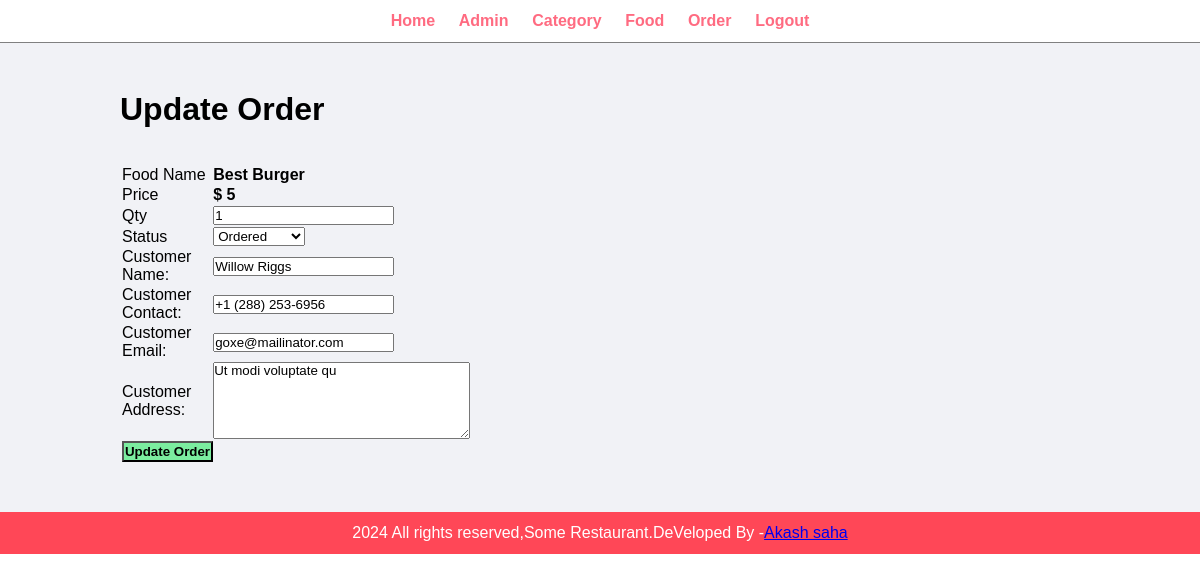
Page /admin/update-order.php?id=11 (signed in) on the committed database.
### tables this page shows
CREATE TABLE `tbl_order` (
  `id` int(10) UNSIGNED NOT NULL,
  `food` varchar(150) NOT NULL,
  `price` decimal(10,0) NOT NULL,
  `qty` int(11) NOT NULL,
  `total` decimal(10,0) NOT NULL,
  `order_date` timestamp NOT NULL DEFAULT current_timestamp() ON UPDATE current_timestamp(),
  `status` varchar(50) NOT NULL,
  `customer_name` varchar(150) NOT NULL,
  `customer_contact` varchar(20) NOT NULL,
  `customer_email` varchar(150) NOT NULL,
  `customer_address` varchar(255) NOT NULL
);

### admin/update-order.php (the view, shortened to what this page needs)
<?php include('partials/menu.php'); ?>
<div class="main-content">
 <div class="wrapper">
  <h1>Update Order</h1>
  <br><br>
<?php
if(isset($_GET['id']))
{
$id=$_GET['id'];
$sql="SELECT * FROM tbl_order WHERE id=$id";
$res=mysqli_query($conn,$sql);
$count = mysqli_num_rows($res);
if($count==1)
{
$row=mysqli_fetch_assoc($res);
$food =$row['food'];
$price=$row['price'];
$qty=$row['qty'];
$status=$row['status'];
$customer_name=$row['customer_name'];
$customer_contact=$row['customer_contact'];
$customer_email=$row['customer_email'];
$customer_address=$row['customer_address'];
}
else
{
header('location:'.SITEURL.'admin/manage-order.php');
}
}
else
{
  header('location:'.SITEURL.'admin/manage-order.php');
}
?>
  <form action="" method="POST">
<table class="tbl-30">
<tr>
<td>Food Name</td>
<td><b><?php echo $food; ?></b></td>
</tr>
<tr>
  <td>Price</td>
  <td>
    <b>$ <?php echo $price; ?></b>
  </td>
</tr>
<tr>
  <td>Qty</td>
  <td>
    <input type="number" name="qty" value="<?php echo $qty; ?>">
  </td>
</tr>
<tr>
  <td>Status</td>
  <td>
  <select name="status">
   <option <?php if($status=="ordered"){echo "selected";} ?> value="Ordered">Ordered</option>
  </select>
  </td>
</tr>
<tr>
  <td>Customer Name: </td>
  <td>
    <input type="text" name="customer_name" value="<?php echo $customer_name; ?>">
  </td>
</tr>
<tr>
  <td>Customer Contact: </td>
  <td>
    <input type="text" name="customer_contact" value="<?php echo $customer_contact; ?>">
  </td>
</tr>
<tr>
  <td>Customer Email: </td>
  <td>
    <input type="text" name="customer_email" value="<?php echo $customer_email; ?>">
  </td>
</tr>
<tr>
  <td>Customer Address: </td>
  <td>
    <textarea name="customer_address"  cols="30" rows="5"><?php echo $customer_address; ?></textarea>
  </td>
</tr>
<tr>
  <td clospan="2">
    <input type="submit" name="submit" value="Update Order" class="btn-secondary">
  </td>
</tr>
</table>
  </form>
 </div>
</div>
<?php include('partials/footer.php'); ?>

### css/admin.css (style rules this page uses)
* { margin: 0; padding: 0; font-family: Arial, Helvetica, sans-serif; }
.wrapper { padding: 1%; width: 80%; margin: 0 auto; }
.tbl-30 { width: 30%; }
.btn-secondary { background-color: #7bed9f; padding: 1%; color: black; text-decoration: none; font-weight: bold; }
.main-content { padding: 3% 0; background-color: #f1f2f6; }

### rows in the picture
tbl_order: food "Best Burger", price "5", qty "1", customer_name "Willow Riggs", customer_contact "+1 (288) 253-6956", customer_email "goxe@mailinator.com", customer_address "Ut modi voluptate qu"
